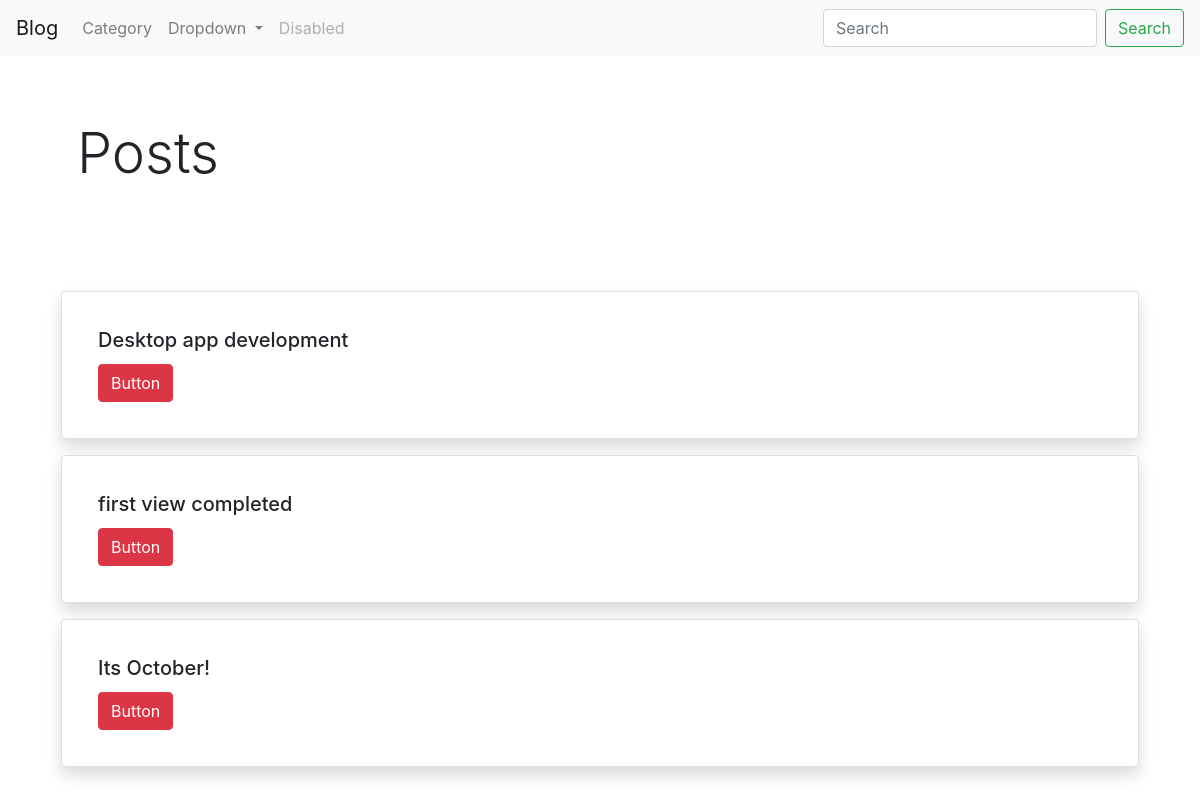
The page /categories/fashion-and-style on the database its author committed.
### blog/models.py (models this page shows, shortened)
class Post(models.Model):
    id = models.AutoField(primary_key=True)
    title = models.CharField(max_length=100, unique=True, verbose_name='Title of the Post')
    body = models.TextField(verbose_name='Blog content')
    picture_location = models.ImageField(upload_to='images/', max_length=200)
    author = models.ForeignKey(to=settings.AUTH_USER_MODEL, on_delete=models.CASCADE)
    timestamp = models.DateTimeField(default=datetime.now())
    category = models.ForeignKey(to=Category, on_delete=models.CASCADE)
    blog_slug = models.SlugField(blank=True, )
    published = models.BooleanField(default=False)

### pages/views.py (the view)
# urls.py: path('categories/<str:category_slug>', views.posts_by_category, name='postlistbycategory'),
def posts_by_category(request, category_slug):
    list_of_posts = Post.objects.all().filter(published=True).filter(category__category_slug=category_slug)
    context = {
        "list_of_posts":list_of_posts,
    }
    return render(request=request, template_name="pages/posts_by_category.html", context=context)

### pages/templates/pages/posts_by_category.html
{% extends "pages/base.html" %}
{% block content %}
<div class="container">
    <div class="jumbotron" style="background-color:white">
        <h1 class="display-4">Posts</h1>
    </div>
    {% for post in list_of_posts %}
        <div class="card p-3 m-3 shadow">
          <div class="card-body">
            <h5 class="card-title">{{ post.title }}</h5>
            <a href="#" class="btn btn-danger">Button</a>
          </div>
        </div>
    {% endfor %}
</div>
{% endblock %}

### rows shown on the page
Post: title "Desktop app development"
Post: title "first view completed"
Post: title "Its October!"
